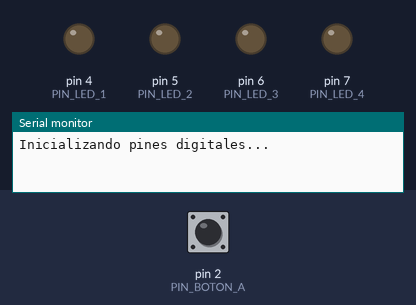
Recording of a sketch running on a simulated Arduino Uno, built with avr-gcc and run on an emulated ATmega328P. On the bench: output pins drawn as LEDs (lit = HIGH), the last lines printed to the serial monitor. The inputs (shaded band) are chosen by the test bench; at power-on: pin 2 (PIN_BOTON_A) HIGH. Random numbers use the default seed unless the sketch sets one.

Above: at 1.2 s.
1.3 s: pin 2 (PIN_BOTON_A) pulled LOW for 0.15 s
At 1.55 s:
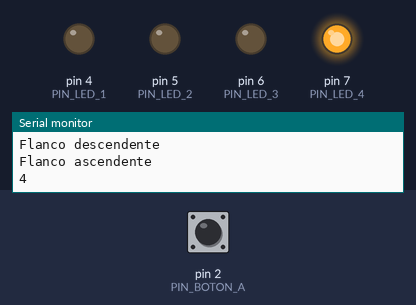
3.1 s: pin 2 (PIN_BOTON_A) pulled LOW for 1 s
At 4.15 s:
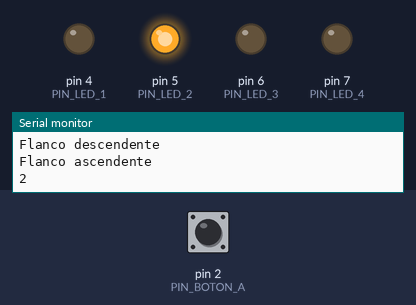
5.7 s: pin 2 (PIN_BOTON_A) pulled LOW for 3.2 s
At 10.0 s:
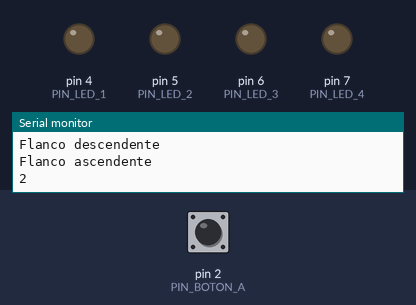
10.5 s: pin 2 (PIN_BOTON_A) pulled LOW for 0.15 s
At 10.75 s:
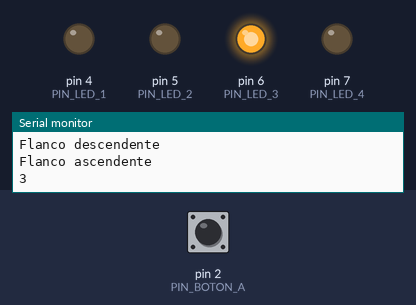
12.3 s: pin 2 (PIN_BOTON_A) pulsed LOW 2 times (0.12 s each, 0.3 s apart)
At 12.85 s:
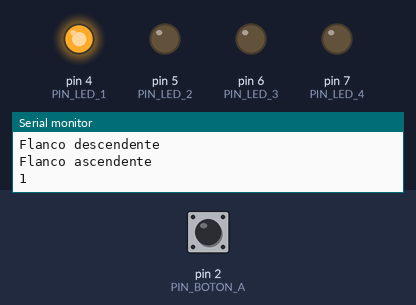
Timing chart, 0 to 15.3 s (numbered marks = the images above; inputs shaded):
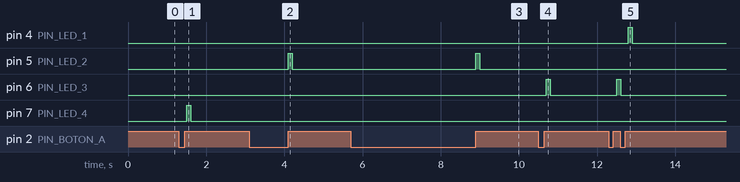

Measured:
- after the input at 1.3 s, pin 7 (PIN_LED_4): LOW → HIGH after 0.20 s, → LOW 0.10 s later
- after the input at 3.1 s, pin 5 (PIN_LED_2): LOW → HIGH after 1.0 s, → LOW 0.10 s later
- after the input at 5.7 s, pin 5 (PIN_LED_2): LOW → HIGH after 3.2 s, → LOW 0.10 s later
- after the input at 10.5 s, pin 6 (PIN_LED_3): LOW → HIGH after 0.20 s, → LOW 0.10 s later
- after the input at 12.3 s, pin 4 (PIN_LED_1): LOW → HIGH after 0.51 s, → LOW 0.10 s later; pin 6 (PIN_LED_3): LOW → HIGH after 0.20 s, → LOW 0.10 s later

The sketch:

Ejercicio10-David.ino
```cpp
#define PIN_BOTON_A 2
#define PIN_LED_1 4
#define PIN_LED_2 5 //PWM
#define PIN_LED_3 6 //PWM
#define PIN_LED_4 7

unsigned long duracion = 0;

void setup() {
  Serial.begin(9600);

  //Inicializo Pines
  Serial.println(F("Inicializando pines digitales..."));
  pinMode(PIN_BOTON_A, INPUT_PULLUP);
  pinMode(PIN_LED_1, OUTPUT);
  pinMode(PIN_LED_2, OUTPUT);
  pinMode(PIN_LED_3, OUTPUT);
  pinMode(PIN_LED_4, OUTPUT);
}

void loop() {
  int flanco = detectaFlanco(PIN_BOTON_A);
  int numero;
  if (flanco == 1) {
    Serial.println("Flanco ascendente");
    numero = random(1, 5);
  Serial.println(numero);
    if (numero == 1) {
      digitalWrite(PIN_LED_1, HIGH);
    }
    if (numero == 2) {
      digitalWrite(PIN_LED_2, HIGH);
    }
    if (numero == 3) {
      digitalWrite(PIN_LED_3, HIGH);
    }
    if (numero == 4) {
      digitalWrite(PIN_LED_4, HIGH);
    }
    delay(100);
    digitalWrite(PIN_LED_1, LOW);
    digitalWrite(PIN_LED_2, LOW);
    digitalWrite(PIN_LED_3, LOW);
    digitalWrite(PIN_LED_4, LOW);
  }
  if (flanco == -1)
    Serial.println("Flanco descendente");


  delay(100);
}

boolean detectaFlancoAscendente(int pin) {
  static boolean anterior_estado = digitalRead(pin);
  boolean estado = digitalRead(pin);

  if ((anterior_estado != estado) && (estado == HIGH)) {
    anterior_estado = estado;
    return true;
  }
  else {
    anterior_estado = estado;
    return false;
  }
}

boolean detectaFlancoDescendente(int pin) {
  static boolean anterior_estado = digitalRead(pin);
  boolean estado = digitalRead(pin);

  if ((anterior_estado != estado) && (estado == LOW)) {
    anterior_estado = estado;
    return true;
  }
  else {
    anterior_estado = estado;
    return false;
  }
}

int detectaFlanco(int pin) {
  //Devuelve 1 flanco ascendente, -1 flanco descendente y 0 si no hay nada
  static boolean anterior_estado = digitalRead(pin);
  boolean estado = digitalRead(pin);

  if (anterior_estado != estado) {
    if (estado == HIGH) {
      anterior_estado = estado;
      return 1;
    }
    else {
      anterior_estado = estado;
      return -1;
    }
  }
  else {
    return 0;
  }
}
```
